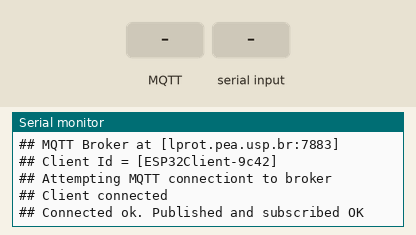
Bench run of a sketch on a simulated ESP32. Shown: the last lines printed to the serial monitor. Inputs (shaded band) come from the test bench. WiFi joins after 1.5 s; servers stay silent unless stated; random numbers use the default seed unless the sketch sets one; no MQTT or app messages arrive unless stated.

Above: at 2.7 s.
2.8 s: MQTT message "1" arrives on the first subscribed topic
At 3.5 s:
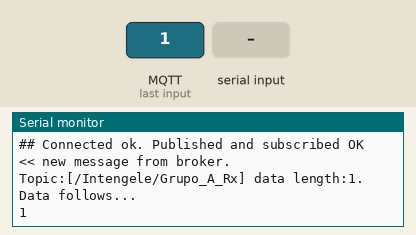
4.3 s: "1\n" received over Serial
At 5.5 s:
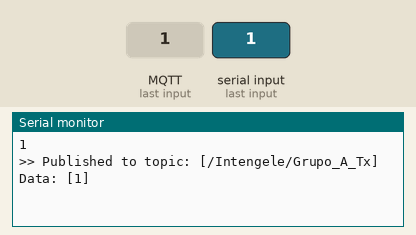
5.8 s: MQTT message "on" arrives on the first subscribed topic
At 7.0 s:
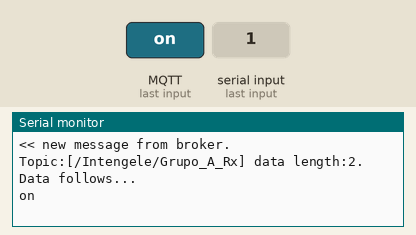
7.3 s: MQTT message "off" arrives on the first subscribed topic
At 8.2 s:
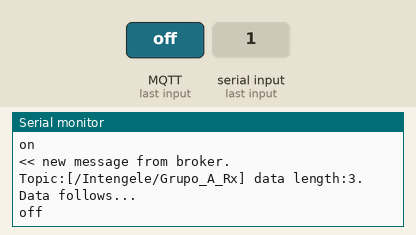

Measured:
- after the input at 2.8 s, the serial monitor: prints a new line at once (image 1)
- after the input at 4.3 s, the serial monitor: prints a new line at once (image 2)
- after the input at 5.8 s, the serial monitor: prints a new line at once (image 3)
- after the input at 7.3 s, the serial monitor: prints a new line at once (image 4)

The sketch:

canBusRecebe.ino
```cpp
#include <WiFi.h>
#include <PubSubClient.h>

//Atualize esses valores para de adaptar a sua rede WiFi
const char* ssid     = "Intengele_IOT";      //cuidado seja preciso aqui - use o hotspot
const char* password = "1Nt3n83!3";          //cuidado seja preciso aqui
const char* mqtt_server = "lprot.pea.usp.br";
#define mqtt_port         7883
#define MQTT_USER         ""
#define MQTT_PASSWORD     ""
#define MQTT_SERIAL_PUBLISH_CH   "/Intengele/Grupo_A_Tx"
#define MQTT_SERIAL_RECEIVER_CH  "/Intengele/Grupo_A_Rx" //pode ser o topico TX de outro grupo

WiFiClient wifiClient;
PubSubClient client(wifiClient);

//cofigura uma conexao wifi - assegure-se de colocar SSID e password no inicio do programa
void setup_wifi() {
    delay(10);
    Serial.println();
    Serial.println("## ExemploMQTT started");
    Serial.println("## Build: " __DATE__ "-" __TIME__ );
    Serial.println("## File:  [" __FILE__ "]");
    Serial.print("## Connecting to ");
    Serial.print(ssid);
    Serial.print("-");
    Serial.print(password);
    Serial.print(" ");
    WiFi.begin(ssid, password);
    while (WiFi.status() != WL_CONNECTED) {
      delay(500);
      Serial.print(".");
    }
    randomSeed(micros());
    Serial.println("");
    Serial.println("## WiFi connected");
    Serial.print("## My IP address at local network: ");
    Serial.println(WiFi.localIP());
}

void reconnect() {
  //Fica em loop enquanto nao se conecta
  while (!client.connected()) {
    //Cria um identificador para o cliente MQTT. Deve ser unico!
    String clientId = "ESP32Client-";
    clientId += String(random(0xffff), HEX);
    Serial.print("## Client Id = [");
    Serial.print(clientId.c_str()); Serial.println("]");

    //Tenta conectar ao broker
    Serial.println("## Attempting MQTT connectiont to broker");
    if (client.connect(clientId.c_str(), MQTT_USER, MQTT_PASSWORD)) {
      Serial.println("## Client connected");

      //Se conectou faz uma publicacao de algo no topico desejado
      client.publish(MQTT_SERIAL_PUBLISH_CH, "Testando 1 2 3\n");

      //e subscreve ao topico desejado
      client.subscribe(MQTT_SERIAL_RECEIVER_CH);

      Serial.println("## Connected ok. Published and subscribed OK");
    } else {
      Serial.print("failed, rc=");
      Serial.print(client.state());
      Serial.println("## Trying again in 5 seconds");
      //Aguarda algum tempo antes de tentar novamente
      delay(5000);
    }
  }
}

//rotina que eh chamada a cada publicacao num topico subscrito
void callback(char* topic, byte *payload, unsigned int length) {
    Serial.print("<< new message from broker. Topic:[");
    Serial.print(topic);
    Serial.print("] data length:");
    Serial.print(length);
    Serial.println(". Data follows...");
    Serial.write(payload, length);
    Serial.println(" ");
}

//setup do kit ESP32
void setup() {
  Serial.begin(115200);     //velocidade da serial
  Serial.setTimeout(500);   //timeout da porta para informacoes recebidas
  setup_wifi();
  Serial.print("## MQTT Broker at [");
  Serial.print(mqtt_server);
  Serial.print(":");
  Serial.print(mqtt_port);
  Serial.println("]");
  client.setServer(mqtt_server, mqtt_port);
  client.setCallback(callback);
  reconnect();
}

//rotina principal
int    len = 0;     //tamanho de uma mensagem recebida
long   counter = 0; //contador
long   eventcnt = 0;
void loop() {
   counter++;

   client.loop(); //aqui ocorre uma varredura das comunicacoes, checando se o broker enviou alguma informacao nova

   //checa se ha dados na serial. Se houver pega ate 500 bytes digitados pelo usuario
   //e publica no topico para quem quiser escutar e estiver assinando
   if (Serial.available() > 0) {
     char bfr[501];
     memset(bfr,0, 501);
     len = Serial.readBytesUntil( '\n',bfr,500);
     if (!client.connected()) {
        Serial.println("## Broker not connected. Reconnecting");
        reconnect();
     }
     client.publish(MQTT_SERIAL_PUBLISH_CH, bfr);

     bfr[len]=0;
     Serial.print(">> Published to topic: [");
     Serial.print(MQTT_SERIAL_PUBLISH_CH);
     Serial.print("] Data: [");
     Serial.print(bfr);
     Serial.println("]");
   }

   if(counter>100000) //caso nao haja atividade de envio ou recebimento
   {
    if (!client.connected()) {
      Serial.println("## Broker not connected. Reconnecting");
      reconnect();
    }
    char bfr[501];
    //monta uma string com um contador, e envia esse contador no topico de publicacao
    snprintf(bfr, 501, "Cnt: %d", eventcnt++);
    client.publish(MQTT_SERIAL_PUBLISH_CH, bfr);
    counter=0;
   }
 }
```
